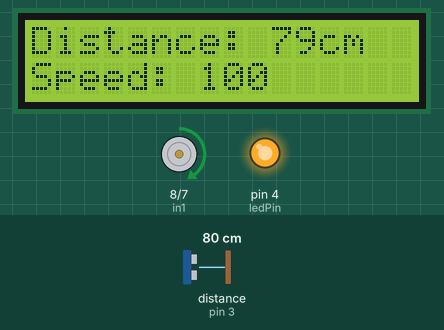
A sketch run on a simulated Arduino Uno, built with avr-gcc and run on an emulated ATmega328P. On the bench: 16×2 character LCD, motor-driver pin pairs drawn as motors (green arrow = first pin HIGH = forward, orange = second pin HIGH = backward, longer = more drive, scaled by the enable pin), output pins drawn as LEDs (lit = HIGH). Wiring (inferred from the names in the program): ultrasonic range finder: trigger pin 2; echo pin 3. The test bench sets the inputs (shaded band); at power-on: distance to the obstacle (sensor on pin 3) 80 cm. The echo pulse lasts 58.3 µs per cm; pins used as bus, display or sensor lines are not drawn; what the sketch prints to the serial monitor is not drawn.

Above: at 3.2 s.
3.3 s: distance to the obstacle (sensor on pin 3) set to 55 cm
At 4.6 s:
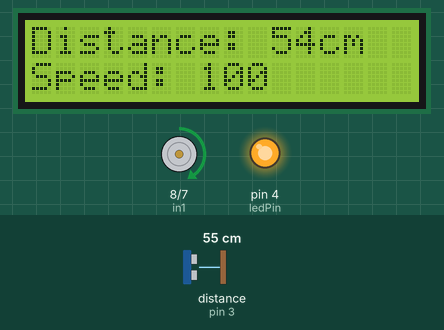
4.9 s: distance to the obstacle (sensor on pin 3) set to 46 cm
At 6.2 s:
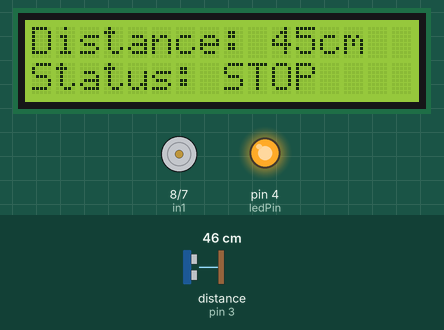
6.7 s: distance to the obstacle (sensor on pin 3) set to 120 cm
At 7.6 s:
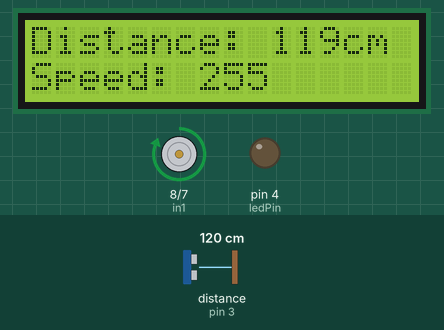
Timing chart, 0 to 9.7 s (numbered marks = the images above; inputs shaded):
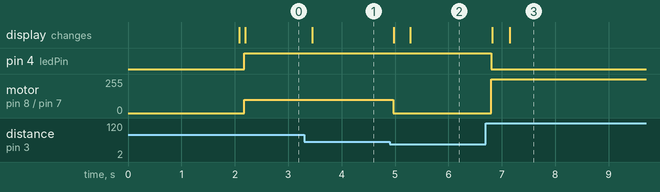

Measured:
- the behaviour switches between 52 and 51 cm on distance to the obstacle (sensor on pin 3) (found by bisection; images 1 and 2)
- after the input at 3.3 s, the display: changes after 0.15 s (image 1)
- after the input at 4.9 s, motor on pin 8 (in1) / pin 7 (in2): forward 100/255 → stopped after 0.06 s; the display: first changes after 0.08 s (image 2 shows a later state)
- after the input at 6.7 s, pin 4 (ledPin): HIGH → LOW after 0.11 s; motor on pin 8 (in1) / pin 7 (in2): stopped → forward 255/255 after 0.11 s; the display: first changes after 0.12 s (image 3 shows a later state)

The sketch:

Automatic_Braking_System.ino
```cpp
#include <Wire.h>
#include <LiquidCrystal_I2C.h>

// Define Pin Connections
#define trigPin 2    // Ultrasonic Sensor Trigger Pin
#define echoPin 3    // Ultrasonic Sensor Echo Pin
#define enA 9        // Motor Driver Enable Pin (PWM)
#define in1 8        // Motor Driver Input 1
#define in2 7        // Motor Driver Input 2
#define ledPin 4     // LED Pin (for status indication)

// I2C LCD Address and Dimensions (usually 0x27 or 0x3F for 16x2 LCDs)
LiquidCrystal_I2C lcd(0x20, 16, 2);

// Constants for calculations
const float SOUND_SPEED_CM_US = 0.0343; // Speed of sound in cm per microsecond (approx 343 m/s)
const unsigned long ULTRASONIC_TIMEOUT_US = 25000; // Timeout for pulseIn in microseconds (covers ~400cm)

// Global Variables
long duration;      // Duration of ultrasonic pulse
int distance;       // Calculated distance in cm
int speedValue;     // Motor speed (0-255 for analogWrite)

void setup() {
  // Initialize Pin Modes
  pinMode(trigPin, OUTPUT);
  pinMode(echoPin, INPUT);
  pinMode(enA, OUTPUT);
  pinMode(in1, OUTPUT);
  pinMode(in2, OUTPUT);
  pinMode(ledPin, OUTPUT); // Set the LED pin as an OUTPUT

  // Initialize Serial Communication for debugging
  Serial.begin(9600);

  // Initialize LCD
  lcd.init();      // Initialize the LCD
  lcd.backlight(); // Turn on LCD backlight
  lcd.setCursor(0, 0);
  lcd.print("Smart Stop Ready");
  delay(2000); // Display message for 2 seconds
  lcd.clear(); // Clear LCD screen
}

// Function to get an average distance reading from the ultrasonic sensor
int getAverageDistance() {
  long totalDistance = 0;
  int numReadings = 5; // Number of readings to average
  int validReadings = 0; // To count valid readings

  for (int i = 0; i < numReadings; i++) {
    // Clear the trigPin by setting it LOW for 2 microseconds
    digitalWrite(trigPin, LOW);
    delayMicroseconds(2);

    // Set the trigPin HIGH for 10 microseconds to send a pulse
    digitalWrite(trigPin, HIGH);
    delayMicroseconds(10);
    digitalWrite(trigPin, LOW);

    // Measure the duration of the pulse on the echoPin
    duration = pulseIn(echoPin, HIGH, ULTRASONIC_TIMEOUT_US);

    // Calculate the distance
    int currentReading = (int)(duration * SOUND_SPEED_CM_US / 2);

    // Filter out potentially bad readings (e.g., 0 or very large due to timeout)
    // Assuming max practical range of 400cm. Adjust if your application needs more.
    if (currentReading > 0 && currentReading < 400) {
      totalDistance += currentReading;
      validReadings++; // Increment valid readings count
    }
    delay(10); // Small delay between readings for stability
  }

  // Avoid division by zero if no valid readings were obtained
  if (validReadings > 0) {
    return totalDistance / validReadings;
  } else {
    // Return a high value if no valid readings, implying clear path/out of range
    return 400;
  }
}

void loop() {
  distance = getAverageDistance(); // Get the current average distance

  // Display distance on Serial Monitor
  Serial.print("Distance: ");
  Serial.print(distance);
  Serial.println(" cm");

  // Display distance on LCD
  lcd.setCursor(0, 0);
  lcd.print("Distance:        "); // Clear previous numbers/text
  lcd.setCursor(10, 0);
  lcd.print(distance);
  lcd.print("cm ");

  // Motor and LED Control Logic based on new requirements
  // LED Logic: Turn LED ON if an object is detected within 100cm (or any threshold you define)
  if (distance <= 100) { // Agar object 100 cm ya us se kam distance par hai
    digitalWrite(ledPin, HIGH); // LED ON karo
  } else {
    digitalWrite(ledPin, LOW); // LED OFF karo
  }

  // Motor Control Logic (as previously defined)
  if (distance <= 50) { // Jab distance 50 cm ya us se kam ho
    // Motor stop
    digitalWrite(in1, LOW);
    digitalWrite(in2, LOW);
    analogWrite(enA, 0);    // Set motor speed to 0
    speedValue = 0;         // Update speedValue variable

    lcd.setCursor(0, 1);
    lcd.print("Status: STOP    "); // Display motor status
    Serial.println("Motor Stopped (<=50cm)");
  }
  else if (distance > 50 && distance <= 100) { // Jab distance 50 cm aur 100 cm ke beech ho
    // Slow speed
    speedValue = 100; // Aap yeh value adjust kar sakte hain (e.g., 80, 120)
    digitalWrite(in1, HIGH); // Set motor direction (e.g., forward)
    digitalWrite(in2, LOW);
    analogWrite(enA, speedValue); // Apply the determined speed

    lcd.setCursor(0, 1);
    lcd.print("Speed: ");
    lcd.print(speedValue);
    lcd.print("      "); // Clear previous numbers/text
    Serial.print("Motor Speed: ");
    Serial.println(speedValue);
    Serial.println("Slow Speed (50-100cm)");
  }
  else { // Jab distance 100 cm se zyada ho
    // Full speed (normal speed)
    speedValue = 255; // Full speed
    digitalWrite(in1, HIGH); // Set motor direction (e.g., forward)
    digitalWrite(in2, LOW);
    analogWrite(enA, speedValue); // Apply the determined speed

    lcd.setCursor(0, 1);
    lcd.print("Speed: ");
    lcd.print(speedValue);
    lcd.print("      "); // Clear previous numbers/text
    Serial.print("Motor Speed: ");
    Serial.println(speedValue);
    Serial.println("Full Speed (>100cm)");
  }

  delay(200); // Small delay to allow stable readings and updates
}
```
